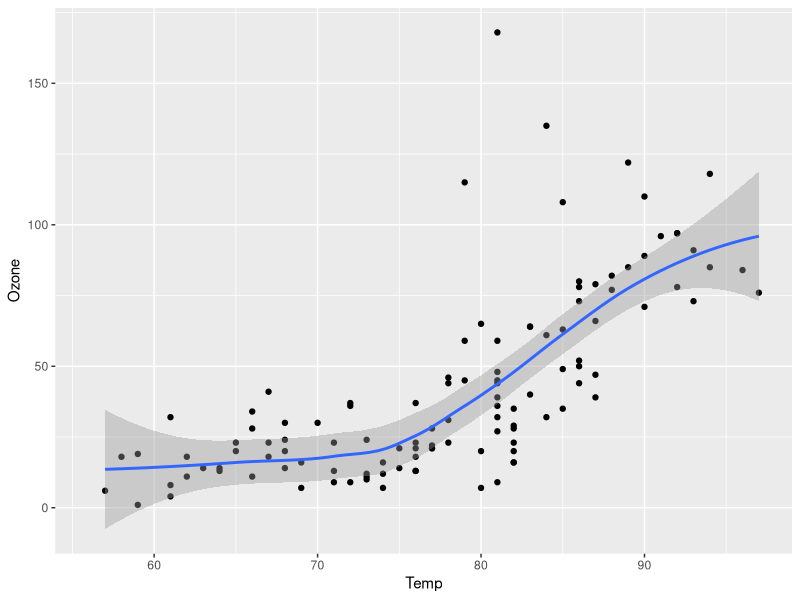
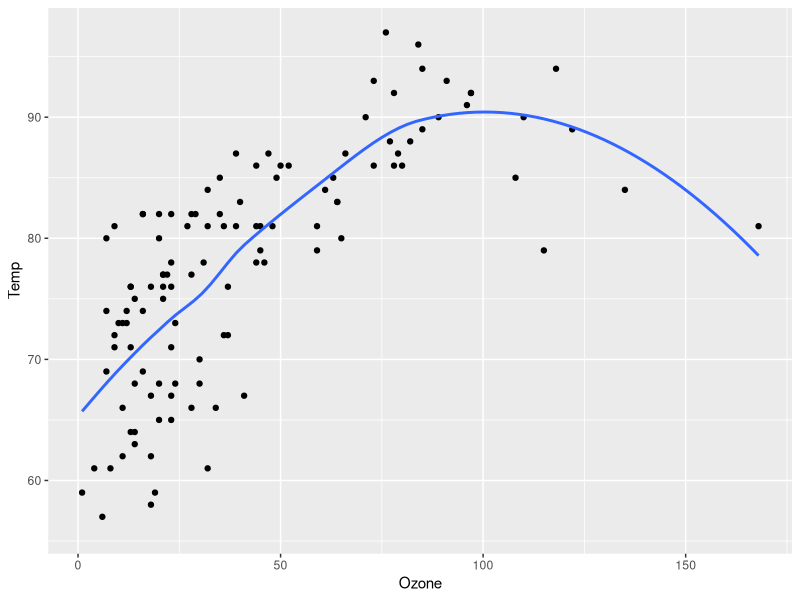
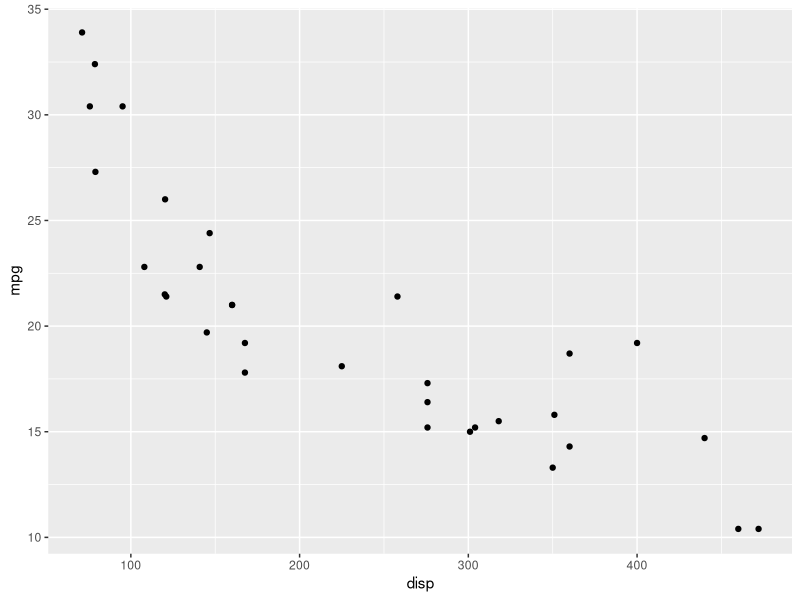

Here is the R script that generated these plots, in order: (Note: this script raises an error after producing the figures.)
## ---- chunk 1
library(tidyverse)
## ---- chunk 2
#| echo: fenced
#| output-location: column
#| label: fig-airquality
#| fig-cap: Temperature and ozone level.
#| warning: false

library(ggplot2)

ggplot(airquality, aes(Temp, Ozone)) + 
  geom_point() + 
  geom_smooth(method = "loess"
)
## ---- chunk 3
fmt_mean <- scales::number_format(accuracy = 0.1)(mean(mtcars$mpg))
## ---- chunk 4
mtcars %>% filter(mpg >= 25)
## ---- chunk 5
#| echo: fenced
#| eval: true
mtcars %>% filter(mpg >= 25)
## ---- chunk 6
#| echo: fenced
#| warning: false
#| fig-cap: "Air Quality"
#| fig-alt: "A ggplot2 with temperature by ozone levels along with a trend line indicating the increase in temperature with increasing ozone levels."

library(ggplot2)
ggplot(airquality, aes(Ozone, Temp)) + 
        geom_point() + 
        geom_smooth(method = "loess", se = FALSE)
## ---- chunk 7
#| echo: fenced
#| fig-dpi: 350
mtcars |> 
  ggplot(aes(x = disp, y = mpg)) + geom_point()
## ---- chunk 8
#| echo: true
str(knitr::opts_chunk$get()[1:27])
## ---- chunk 9
#| echo: true
str(knitr::opts_chunk$get()[28:53])
## ---- chunk 10
#| fig.alt="A screenshot of a RMarkdown document inside RStudio. The screenshot highlights the automatically generated document outline for each chunk name."
knitr::include_graphics("images/qmd-outline.png")
## ---- chunk 11
ggplot(mtcars, aes(x = disp, y = mpg, color = factor(cyl))) +
  geom_point()
## ---- chunk 12
mtcars |> 
  filter(mpg >= 25)
## ---- chunk 13
mpg_cars <- mtcars |> 
  filter(mpg >= 25)
## ---- chunk 14
mpg_cars <- mtcars |> 
  filter(mpg >= 25)

mpg_cars
## ---- chunk 15
#| echo: false
#| eval: true
